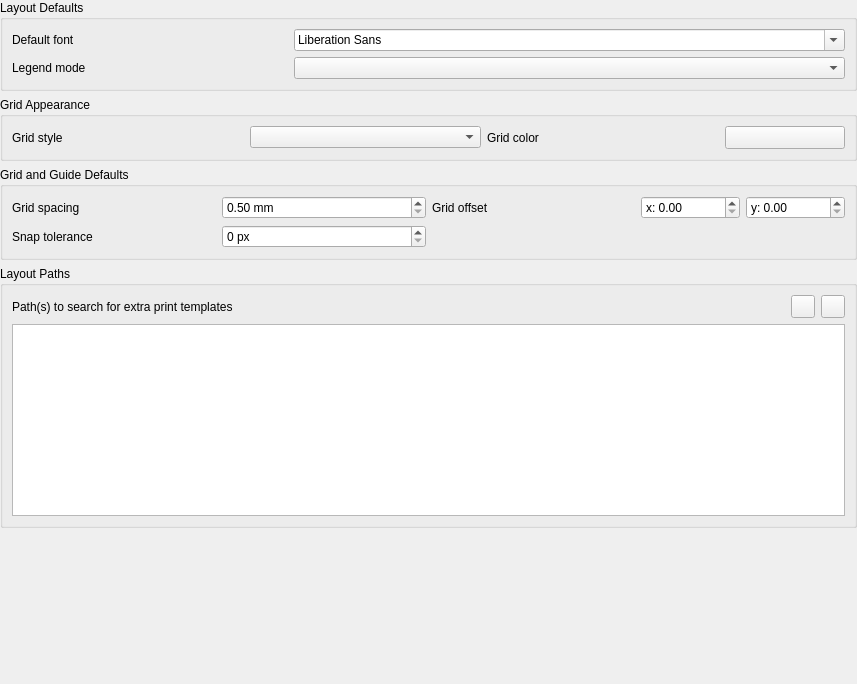
             <widget class="QWidget" name="mOptionsScrollAreaContents_12">
              <property name="geometry">
               <rect>
                <x>0</x>
                <y>0</y>
                <width>857</width>
                <height>684</height>
               </rect>
              </property>
              <layout class="QVBoxLayout" name="verticalLayout_39">
               <property name="leftMargin">
                <number>0</number>
               </property>
               <property name="topMargin">
                <number>0</number>
               </property>
               <property name="rightMargin">
                <number>0</number>
               </property>
               <property name="bottomMargin">
                <number>0</number>
               </property>
               <item>
                <widget class="QgsCollapsibleGroupBox" name="groupBox_3">
                 <property name="enabled">
                  <bool>true</bool>
                 </property>
                 <property name="title">
                  <string>Layout Defaults</string>
                 </property>
                 <layout class="QGridLayout" name="gridLayout_8" columnstretch="1,2">
                  <item row="3" column="1">
                   <widget class="QComboBox" name="mLegendSyncModeCombo"/>
                  </item>
                  <item row="3" column="0">
                   <widget class="QLabel" name="label_34">
                    <property name="text">
                     <string>Legend mode</string>
                    </property>
                   </widget>
                  </item>
                  <item row="2" column="0">
                   <widget class="QLabel" name="label_60">
                    <property name="text">
                     <string>Default font</string>
                    </property>
                   </widget>
                  </item>
                  <item row="2" column="1">
                   <widget class="QFontComboBox" name="mComposerFontComboBox"/>
                  </item>
                 </layout>
                </widget>
               </item>
               <item>
                <widget class="QgsCollapsibleGroupBox" name="groupBox_23">
                 <property name="title">
                  <string>Grid Appearance</string>
                 </property>
                 <layout class="QGridLayout" name="gridLayout_9">
                  <item row="0" column="0">
                   <widget class="QLabel" name="label_66">
                    <property name="text">
                     <string>Grid style</string>
                    </property>
                   </widget>
                  </item>
                  <item row="0" column="2">
                   <widget class="QComboBox" name="mGridStyleComboBox"/>
                  </item>
                  <item row="0" column="3">
                   <widget class="QLabel" name="label_4">
                    <property name="text">
                     <string>Grid color</string>
                    </property>
                   </widget>
                  </item>
                  <item row="0" column="4">
                   <widget class="QgsColorButton" name="mGridColorButton">
                    <property name="minimumSize">
                     <size>
                      <width>120</width>
                      <height>0</height>
                     </size>
                    </property>
                    <property name="maximumSize">
                     <size>
                      <width>120</width>
                      <height>16777215</height>
                     </size>
                    </property>
                    <property name="text">
                     <string/>
                    </property>
                   </widget>
                  </item>
                 </layout>
                </widget>
               </item>
               <item>
                <widget class="QgsCollapsibleGroupBox" name="groupBox_24">
                 <property name="title">
                  <string>Grid and Guide Defaults</string>
                 </property>
                 <layout class="QGridLayout" name="gridLayout_11">
                  <item row="1" column="1">
                   <widget class="QgsSpinBox" name="mSnapToleranceSpinBox">
                    <property name="suffix">
                     <string> px</string>
                    </property>
                    <property name="maximum">
                     <number>200</number>
                    </property>
                   </widget>
                  </item>
                  <item row="0" column="2">
                   <widget class="QLabel" name="label_63">
                    <property name="text">
                     <string>Grid offset</string>
                    </property>
                    <property name="wordWrap">
                     <bool>true</bool>
                    </property>
                   </widget>
                  </item>
                  <item row="0" column="1">
                   <widget class="QgsDoubleSpinBox" name="mGridResolutionSpinBox">
                    <property name="suffix">
                     <string> mm</string>
                    </property>
                    <property name="minimum">
                     <double>0.500000000000000</double>
                    </property>
                    <property name="maximum">
                     <double>9999.000000000000000</double>
                    </property>
                   </widget>
                  </item>
                  <item row="0" column="3">
                   <layout class="QHBoxLayout" name="horizontalLayout_36">
                    <item>
                     <widget class="QgsDoubleSpinBox" name="mOffsetXSpinBox">
                      <property name="prefix">
                       <string>x: </string>
                      </property>
                      <property name="maximum">
                       <double>9999.000000000000000</double>
                      </property>
                     </widget>
                    </item>
                    <item>
                     <widget class="QgsDoubleSpinBox" name="mOffsetYSpinBox">
                      <property name="prefix">
                       <string>y: </string>
                      </property>
                      <property name="suffix">
                       <string/>
                      </property>
                     </widget>
                    </item>
                   </layout>
                  </item>
                  <item row="0" column="0">
                   <widget class="QLabel" name="label_61">
                    <property name="text">
                     <string>Grid spacing</string>
                    </property>
                   </widget>
                  </item>
                  <item row="1" column="0">
                   <widget class="QLabel" name="label_62">
                    <property name="text">
                     <string>Snap tolerance</string>
                    </property>
                   </widget>
                  </item>
                 </layout>
                </widget>
               </item>
               <item>
                <widget class="QgsCollapsibleGroupBox" name="groupBox_27">
                 <property name="title">
                  <string>Layout Paths</string>
                 </property>
                 <layout class="QGridLayout" name="_7">
                  <item row="0" column="0">
                   <widget class="QLabel" name="mSVGLabel_3">
                    <property name="text">
                     <string>Path(s) to search for extra print templates</string>
                    </property>
                   </widget>
                  </item>
                  <item row="0" column="1">
                   <spacer>
                    <property name="orientation">
                     <enum>Qt::Orientation::Horizontal</enum>
                    </property>
                    <property name="sizeHint" stdset="0">
                     <size>
                      <width>31</width>
                      <height>20</height>
                     </size>
                    </property>
                   </spacer>
                  </item>
                  <item row="0" column="2">
                   <widget class="QToolButton" name="mBtnAddTemplatePath">
                    <property name="toolTip">
                     <string>Add new path</string>
                    </property>
                    <property name="text">
                     <string/>
                    </property>
                    <property name="icon">
                     <iconset resource="../../images/images.qrc">
                      <normaloff>:/images/themes/default/symbologyAdd.svg</normaloff>:/images/themes/default/symbologyAdd.svg</iconset>
                    </property>
                   </widget>
                  </item>
                  <item row="0" column="3">
                   <widget class="QToolButton" name="mBtnRemoveTemplatePath">
                    <property name="toolTip">
                     <string>Remove path</string>
                    </property>
                    <property name="text">
                     <string/>
                    </property>
                    <property name="icon">
                     <iconset resource="../../images/images.qrc">
                      <normaloff>:/images/themes/default/symbologyRemove.svg</normaloff>:/images/themes/default/symbologyRemove.svg</iconset>
                    </property>
                   </widget>
                  </item>
                  <item row="1" column="0" colspan="4">
                   <widget class="QListWidget" name="mListComposerTemplatePaths">
                    <property name="minimumSize">
                     <size>
                      <width>0</width>
                      <height>120</height>
                     </size>
                    </property>
                   </widget>
                  </item>
                 </layout>
                </widget>
               </item>
               <item>
                <spacer name="verticalSpacer_10">
                 <property name="orientation">
                  <enum>Qt::Orientation::Vertical</enum>
                 </property>
                 <property name="sizeHint" stdset="0">
                  <size>
                   <width>20</width>
                   <height>0</height>
                  </size>
                 </property>
                </spacer>
               </item>
              </layout>
             </widget>
